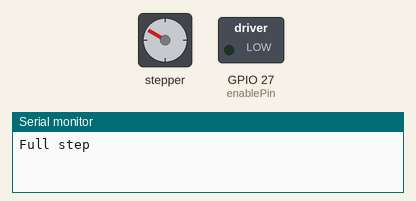
Simulated run of this sketch. Board: ESP32. On the bench: stepper motor, switched loads named in the sketch (green lamp = pin HIGH), the last lines printed to the serial monitor. Stepper angles assume 200 steps per turn; pins used as bus, display or sensor lines are not drawn.

Above: at 0.1 s.
At 14.6 s:
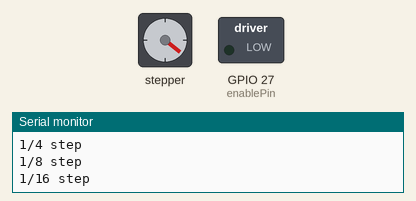
At 23.9 s:
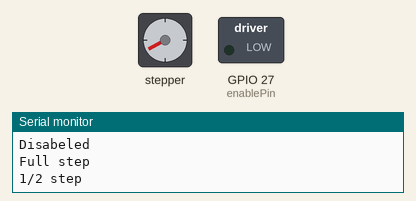
At 38.3 s:
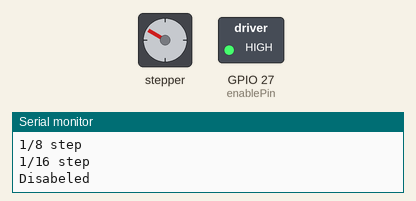
Timing chart, 0 to 39.8 s (numbered marks = the images above):
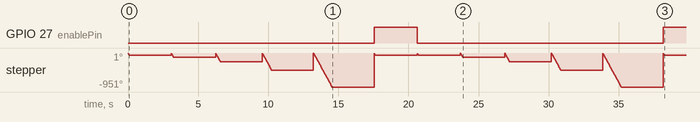

The sketch:

A4998.ino
```cpp
/*Example sketch to control a stepper motor with A4988 stepper motor driver, AccelStepper library and Arduino: continuous rotation. More info: https://www.makerguides.com */

// Include the AccelStepper library:
#include <AccelStepper.h>

// Define stepper motor connections and motor interface type. Motor interface type must be set to 1 when using a driver:
#define stepPin 25
#define dirPin 26
#define motorInterfaceType 1

#define enablePin 27
#define ms1Pin 14
#define ms2Pin 12
#define ms3Pin 13

#define steps_per_rotation 200
#define no_of_dis_sections 6


// Create a new instance of the AccelStepper class:
AccelStepper stepper = AccelStepper(motorInterfaceType, stepPin, dirPin);

void set_full_step(){
  digitalWrite(ms1Pin, LOW);
  digitalWrite(ms2Pin, LOW);
  digitalWrite(ms3Pin, LOW);
}

void set_half_step(){
  digitalWrite(ms1Pin, HIGH);
  digitalWrite(ms2Pin, LOW);
  digitalWrite(ms3Pin, LOW);
}

void set_quarter_step(){
  digitalWrite(ms1Pin, LOW);
  digitalWrite(ms2Pin, HIGH);
  digitalWrite(ms3Pin, LOW);
}

void set_eigth_step(){
  digitalWrite(ms1Pin, HIGH);
  digitalWrite(ms2Pin, HIGH);
  digitalWrite(ms3Pin, LOW);
}

void set_sixteen_step(){
  digitalWrite(ms1Pin, HIGH);
  digitalWrite(ms2Pin, HIGH);
  digitalWrite(ms3Pin, HIGH);
}

void activate_driver_board(){
  digitalWrite(enablePin, LOW);
}

void deactivate_driver_board(){
  digitalWrite(enablePin, HIGH);
}

void setup() {
  Serial.begin(115200);
  // Set the maximum speed in steps per second:
  stepper.setMaxSpeed(6400);
  stepper.setAcceleration(30);

  pinMode(enablePin, OUTPUT);
  pinMode(ms1Pin, OUTPUT);
  pinMode(ms2Pin, OUTPUT);
  pinMode(ms3Pin, OUTPUT);

  set_full_step();
}

void dispense_one_portion(int step_factor){
  // Reset the position to 0:
  stepper.setCurrentPosition(0);

  // Run the motor forward at 400 steps/second until the motor reaches 600 steps (3 revolutions):
  while(stepper.currentPosition() != -steps_per_rotation/no_of_dis_sections*step_factor)
  {
    stepper.setSpeed(-400);
    stepper.runSpeed();
  }
  delay(3000);
}


void loop() {
  Serial.println("Full step");
  set_full_step();
  dispense_one_portion(1);

  Serial.println("1/2 step");
  set_half_step();
  stepper.setSpeed(-400*2);
  dispense_one_portion(2);

  Serial.println("1/4 step");
  set_quarter_step();
  stepper.setSpeed(-400*4);
  dispense_one_portion(4);

  Serial.println("1/8 step");
  set_eigth_step();
  stepper.setSpeed(-400*8);
  dispense_one_portion(8);

  Serial.println("1/16 step");
  set_sixteen_step();
  stepper.setSpeed(-400*16);
  dispense_one_portion(16);

  Serial.println("Disabeled");
  set_full_step();
  deactivate_driver_board();
  dispense_one_portion(1);
  activate_driver_board();
}
```

Measured:
- by itself, GPIO 27 (enablePin): LOW → HIGH at 17.5 s, → LOW 3.1 s later, → HIGH 17.5 s later
